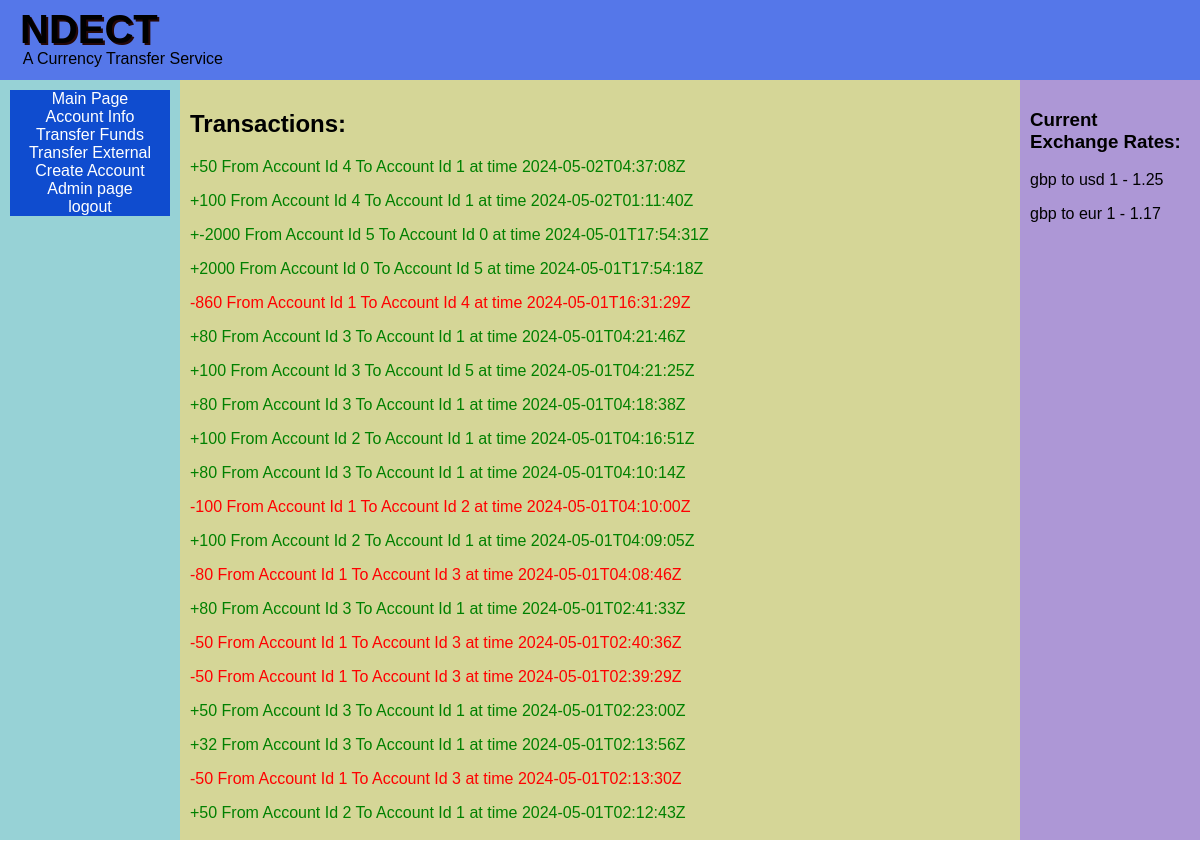
Screenshot of /pages/accountinfo.php (signed in) with the database file from the repository.
### tables this page shows
CREATE TABLE "Transaction_Table" (
	"TransactionId"	INTEGER NOT NULL UNIQUE,
	"Ammount"	REAL NOT NULL,
	"time"	INTEGER NOT NULL UNIQUE,
	"convertion"	REAL NOT NULL,
	"SenderId"	INTEGER NOT NULL,
	"ReciverId"	INTEGER NOT NULL,
	FOREIGN KEY("SenderId") REFERENCES "Account_Table"("AccountId"),
	FOREIGN KEY("ReciverId") REFERENCES "Account_Table"("AccountId"),
	PRIMARY KEY("TransactionId" AUTOINCREMENT)
);

CREATE TABLE "Currency" (
	"CurrencyId"	INTEGER NOT NULL UNIQUE,
	"Togbp"	REAL NOT NULL,
	"name"	TEXT NOT NULL,
	PRIMARY KEY("CurrencyId")
);

### pages/accountinfo.php (the view, shortened to what this page needs)
<!DOCTYPE html>
<html lang="en">
<head>
<link rel="stylesheet" href="../css/thecss.css">
</head>
<body>
<?php
include '../assets/headerbar.php';
?>
<div class = "row">
  <?php
  include '../assets/left_sidebar.php';
  ?>
  <div class = "column centre">
    <h2>Transactions:</h2>
    <?php
    $db = new SQLite3('../db/db.db');
    $userid = $_SESSION["user_id"];
    $sql = "SELECT AccountId From Account_Table Where UserId = $userid";
    $results = $db->query($sql);
    $result = $results->fetchArray();
    $accountid = "(";
    $accountid .= ($result["AccountId"]);
    $result = $results->fetchArray();
    while($result != False){
      $accountid .= (",".$result["AccountId"]);
      $result = $results->fetchArray();
    }
    $accountid .= ")";
    $sql = "SELECT * From Transaction_Table
    Where ReciverId IN $accountid OR senderid IN $accountid
    ORDER by TIME DESC";
    $results = $db->query($sql);
    $result = $results->fetchArray();
    while($result != False){
      if($result["SenderId"] == $userid){
        echo "<p style='color:red;'> -".$result["Ammount"]." From Account Id ".$result["SenderId"]." To Account Id ".$result["ReciverId"]." at time ". date("Y-m-d\TH:i:s\Z",$result["time"])."</p>";
      }
      else{
        echo "<p style='color:green;'> +".($result["Ammount"]*$result["convertion"])." From Account Id ".$result["SenderId"]." To Account Id ".$result["ReciverId"]." at time ". date("Y-m-d\TH:i:s\Z",$result["time"])."</p>";
      }
      $result = $results->fetchArray();
    }
    ?>
  </div>
  <div class = "column right">
  <h3>Current Exchange Rates:</h3>
  <?php
    $sql = "SELECT Togbp,name From Currency where CurrencyId > 1";
    $results = $db->query($sql);
    $result = $results->fetchArray();
    while($result != False){
      echo "<p> gbp to ".$result["name"]."  1 - ".$result["Togbp"]."</p>";
      $result = $results->fetchArray();
    }
    ?>
  </div>
</div>
</body>
</html>

### assets/headerbar.php (shortened to what this page needs)
<!DOCTYPE html>
<html lang="en">
<head>
<link rel="stylesheet" href="../css/thecss.css">
</head>
<div class = "headerbar">
  <h1>NDECT</h1>
  <p2>A Currency Transfer Service</p>
</div>

### assets/left_sidebar.php (shortened to what this page needs)
<!DOCTYPE html>
<html lang="en">
<head>
<link rel="stylesheet" href="../css/thecss.css">
</head>
<div class = "column left">
  <a href="mainpage.php" class = "button">Main Page </a>
  <a href="accountinfo.php" class = "button">Account Info </a>
  <a href="TransferFunds.php" class = "button">Transfer Funds </a>
  <a href="TransferExternal.php" class = "button">Transfer External </a>
  <a href="createaccount.php" class = "button">Create Account</a>
  <?php
  $db = new SQLite3('../db/db.db');
  $userid = $_SESSION["user_id"];
  $sql = "SELECT adminbool from User_Table Where UserId = $userid";
  $results = $db->query($sql);
  $result = $results->fetchArray();
  if($result["adminbool"] == 1){
    echo"<a href='adminpage.php' class = 'button'>Admin page</a>";
  }
  ?>
  <a href="logout.php" class = "button">logout</a>
  </div>

### css/thecss.css (style rules this page uses)
html, body { height: calc(100% - 40px); width: 100%; margin: 0px; }
.headerbar { margin-top: -20px; width: 100%; background-color: #5577e9; overflow: show; height:100px; }
.row { height: 100%; padding-top: 0px; }
.row:after { content: ""; display: table; clear: both; }
.column { float: left; padding: 10px; max-width: 100%; height: 100%; }
.left { background-color: #97d2d6; width: 15%; }
.centre { background-color: #d5d697; width: 70%; overflow-y: auto; }
.right { background-color: #ad97d6; width: 15%; }
.button { background-color: #0f4ccf; border: none; color: white; padding:0; text-align: center; text-decoration: none; display: inline-block; font-size: 16px; transition-duration: 0.2s; width: 100%; }

### pages/accountinfo.php (style rules this page uses)
* { box-sizing: border-box; }
body { font-family: Arial, Helvetica, sans-serif; }

### assets/headerbar.php (style rules this page uses)
* { box-sizing: border-box; }
body { font-family: Arial, Helvetica, sans-serif; }
h1 { float : left; position: relative; left: 20px; font-size: 40px; text-shadow: 2px 2px #250808; }
p2 { position: relative; left: -115px; top: 70px; }

### assets/left_sidebar.php (style rules this page uses)
* { box-sizing: border-box; }
body { font-family: Arial, Helvetica, sans-serif; }

### rows the page displays
transaction_table: $result['Ammount']*$result['convertion'] "50", SenderId "4", ReciverId "1", time "2024-05-02T04:37:08Z"
transaction_table: $result['Ammount']*$result['convertion'] "100", SenderId "4", ReciverId "1", time "2024-05-02T01:11:40Z"
transaction_table: $result['Ammount']*$result['convertion'] "-2000", SenderId "5", ReciverId "0", time "2024-05-01T17:54:31Z"
transaction_table: $result['Ammount']*$result['convertion'] "2000", SenderId "0", ReciverId "5", time "2024-05-01T17:54:18Z"
transaction_table: Ammount "860", SenderId "1", ReciverId "4", time "2024-05-01T16:31:29Z"
transaction_table: $result["Ammount"]*$result["convertion"] "80", SenderId "3", ReciverId "1", time "2024-05-01T04:21:46Z"
transaction_table: $result['Ammount']*$result['convertion'] "100", SenderId "3", ReciverId "5", time "2024-05-01T04:21:25Z"
transaction_table: $result["Ammount"]*$result["convertion"] "80", SenderId "3", ReciverId "1", time "2024-05-01T04:18:38Z"
transaction_table: $result['Ammount']*$result['convertion'] "100", SenderId "2", ReciverId "1", time "2024-05-01T04:16:51Z"
transaction_table: $result["Ammount"]*$result["convertion"] "80", SenderId "3", ReciverId "1", time "2024-05-01T04:10:14Z"
transaction_table: Ammount "100", SenderId "1", ReciverId "2", time "2024-05-01T04:10:00Z"
transaction_table: $result['Ammount']*$result['convertion'] "100", SenderId "2", ReciverId "1", time "2024-05-01T04:09:05Z"
transaction_table: Ammount "80", SenderId "1", ReciverId "3", time "2024-05-01T04:08:46Z"
transaction_table: $result["Ammount"]*$result["convertion"] "80", SenderId "3", ReciverId "1", time "2024-05-01T02:41:33Z"
transaction_table: Ammount "50", SenderId "1", ReciverId "3", time "2024-05-01T02:40:36Z"
transaction_table: Ammount "50", SenderId "1", ReciverId "3", time "2024-05-01T02:39:29Z"
transaction_table: $result["Ammount"]*$result["convertion"] "50", SenderId "3", ReciverId "1", time "2024-05-01T02:23:00Z"
transaction_table: $result["Ammount"]*$result["convertion"] "32", SenderId "3", ReciverId "1", time "2024-05-01T02:13:56Z"
transaction_table: Ammount "50", SenderId "1", ReciverId "3", time "2024-05-01T02:13:30Z"
transaction_table: $result['Ammount']*$result['convertion'] "50", SenderId "2", ReciverId "1", time "2024-05-01T02:12:43Z"
currency: name "usd", Togbp "1.25"
currency: name "eur", Togbp "1.17"
